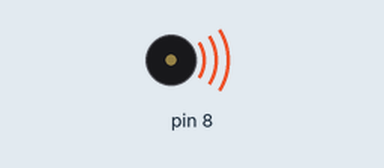
This sketch was run on a simulated Arduino Uno, built with avr-gcc and run on an emulated ATmega328P. On the bench: buzzer (waves = sounding).

Above: at 0.1 s.
At 47.8 s:
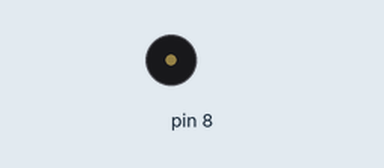
Timing chart, 0 to 49.3 s (numbered marks = the images above):
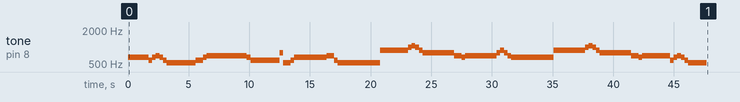

The sketch:

barka_extra.ino
```cpp
/* Buzer on Pin 8 */
 #include "pitches.h"


 int n1 = 300;
 int n2 = 600;
 int n3 = 900;
 int n4 = 1100;
 int n5 = 1400;
 int n6 = 1500;
 int n7 = 1700;


 int standardDelay = 50;
 int delayBetweenBars = 50;

void setup() {


  tone(8,  NOTE_E5, n7);
 delay(n7);

  tone(8,  NOTE_D5, n1);
 delay(n1);

  tone(8,  NOTE_E5, n1);
 delay(n1);

  tone(8,  NOTE_F5, n1);
 delay(n1);

  tone(8,  NOTE_E5, n1);
 delay(n1);

   tone(8,  NOTE_D5, n1);
 delay(n1);

  tone(8,  NOTE_C5, n3);
 delay(n3);

 tone(8,  NOTE_C5, n6);
 delay(n6);

  tone(8,  NOTE_D5, n2);
 delay(n2);

  tone(8,  NOTE_E5, n1);
 delay(n1);

 tone(8,  NOTE_F5, n3);
 delay(n3);

  tone(8,  NOTE_F5, n6);
 delay(n6);

 tone(8,  NOTE_F5, n1);
 delay(n1);

 tone(8,  NOTE_F5, n1);
 delay(n1);

 tone(8,  NOTE_F5, n1);
 delay(n1);

 tone(8,  NOTE_E5, n1);
 delay(n1);

  tone(8,  NOTE_D5, n3);
 delay(n3);

 tone(8,  NOTE_D5, n6);
 delay(n6);

 tone(8,  NOTE_G5, n1);
 delay(n1);

 tone(8,  NOTE_C5, n2);
 delay(n2);

 tone(8,  NOTE_D5, n1);
 delay(n1);

 tone(8,  NOTE_E5, n3);
 delay(n3);

 tone(8,  NOTE_E5, n6);
 delay(n6);

 tone(8,  NOTE_E5, n1);
 delay(n1);

  tone(8,  NOTE_F5, n2);
 delay(n2);

  tone(8,  NOTE_D5, n1);
 delay(n1);

 tone(8,  NOTE_C5, n3);
 delay(n3);

 tone(8,  NOTE_C5, n7);
 delay(n7);

 tone(8,  NOTE_C5, n3);
 delay(n3);

  tone(8,  NOTE_A5, n3);
 delay(n3);

tone(8,  NOTE_A5, n4);
 delay(n4);

 tone(8,  NOTE_A5, n1);
 delay(n1);

 tone(8,  NOTE_B5, n1);
 delay(n1);

tone(8,  NOTE_C6, n1);
 delay(n1);

 tone(8,  NOTE_B5, n1);
 delay(n1);

 tone(8,  NOTE_A5, n1);
 delay(n1);

 tone(8,  NOTE_G5, n3);
 delay(n3);

 tone(8,  NOTE_G5, n7);
 delay(n7);

  tone(8,  NOTE_F5, n2);
 delay(n2);

  tone(8,  NOTE_E5, n1);
 delay(n1);

  tone(8,  NOTE_F5, n3);
 delay(n3);

  tone(8,  NOTE_F5, n5);
 delay(n5);

  tone(8,  NOTE_F5, n1);
 delay(n1);

  tone(8,  NOTE_G5, n1);
 delay(n1);

 tone(8,  NOTE_A5, n1);
 delay(n1);

 tone(8,  NOTE_G5, n1);
 delay(n1);

 tone(8,  NOTE_F5, n1);
 delay(n1);

 tone(8,  NOTE_E5, n3);
 delay(n3);

  tone(8,  NOTE_E5, n7);
 delay(n7);

  tone(8,  NOTE_E5, n2);
 delay(n2);

  tone(8,  NOTE_E5, n1);
 delay(n1);

  tone(8,  NOTE_A5, n3);
 delay(n3);

  tone(8,  NOTE_A5, n5);
 delay(n5);

  tone(8,  NOTE_A5, n1);
 delay(n1);

  tone(8,  NOTE_B5, n1);
 delay(n1);

  tone(8,  NOTE_C6, n1);
 delay(n1);

  tone(8,  NOTE_B5, n1);
 delay(n1);

  tone(8,  NOTE_A5, n1);
 delay(n1);

 tone(8,  NOTE_G5, n3);
 delay(n3);

 tone(8,  NOTE_G5, n7);
 delay(n7);

 tone(8,  NOTE_F5, n2);
 delay(n2);

  tone(8,  NOTE_E5, n1);
 delay(n1);

 tone(8,  NOTE_F5, n3);
 delay(n3);

 tone(8,  NOTE_F5, n5);
 delay(n5);

  tone(8,  NOTE_D5, n1);
 delay(n1);

  tone(8,  NOTE_E5, n1);
 delay(n1);

  tone(8,  NOTE_F5, n1);
 delay(n1);

  tone(8,  NOTE_E5, n1);
 delay(n1);

  tone(8,  NOTE_D5, n1);
 delay(n1);

  tone(8,  NOTE_C5, n6);
 delay(n6);


}

void loop() {

}
```

pitches.h
```cpp
/*************************************************
 * Public Constants
 *************************************************/

#define NOTE_B0  31
#define NOTE_C1  33
#define NOTE_CS1 35
#define NOTE_D1  37
#define NOTE_DS1 39
#define NOTE_E1  41
#define NOTE_F1  44
#define NOTE_FS1 46
#define NOTE_G1  49
#define NOTE_GS1 52
#define NOTE_A1  55
#define NOTE_AS1 58
#define NOTE_B1  62
#define NOTE_C2  65
#define NOTE_CS2 69
#define NOTE_D2  73
#define NOTE_DS2 78
#define NOTE_E2  82
#define NOTE_F2  87
#define NOTE_FS2 93
#define NOTE_G2  98
#define NOTE_GS2 104
#define NOTE_A2  110
#define NOTE_AS2 117
#define NOTE_B2  123
#define NOTE_C3  131
#define NOTE_CS3 139
#define NOTE_D3  147
#define NOTE_DS3 156
#define NOTE_E3  165
#define NOTE_F3  175
#define NOTE_FS3 185
#define NOTE_G3  196
#define NOTE_GS3 208
#define NOTE_A3  220
#define NOTE_AS3 233
#define NOTE_B3  247
#define NOTE_C4  262
#define NOTE_CS4 277
#define NOTE_D4  294
#define NOTE_DS4 311
#define NOTE_E4  330
#define NOTE_F4  349
#define NOTE_FS4 370
#define NOTE_G4  392
#define NOTE_GS4 415
#define NOTE_A4  440
#define NOTE_AS4 466
#define NOTE_B4  494
#define NOTE_C5  523
#define NOTE_CS5 554
#define NOTE_D5  587
#define NOTE_DS5 622
#define NOTE_E5  659
#define NOTE_F5  698
#define NOTE_FS5 740
#define NOTE_G5  784
#define NOTE_GS5 831
#define NOTE_A5  880
#define NOTE_AS5 932
#define NOTE_B5  988
#define NOTE_C6  1047
#define NOTE_CS6 1109
#define NOTE_D6  1175
#define NOTE_DS6 1245
#define NOTE_E6  1319
#define NOTE_F6  1397
#define NOTE_FS6 1480
#define NOTE_G6  1568
#define NOTE_GS6 1661
#define NOTE_A6  1760
#define NOTE_AS6 1865
#define NOTE_B6  1976
#define NOTE_C7  2093
#define NOTE_CS7 2217
#define NOTE_D7  2349
#define NOTE_DS7 2489
#define NOTE_E7  2637
#define NOTE_F7  2794
#define NOTE_FS7 2960
#define NOTE_G7  3136
#define NOTE_GS7 3322
#define NOTE_A7  3520
#define NOTE_AS7 3729
#define NOTE_B7  3951
#define NOTE_C8  4186
#define NOTE_CS8 4435
#define NOTE_D8  4699
#define NOTE_DS8 4978
```
